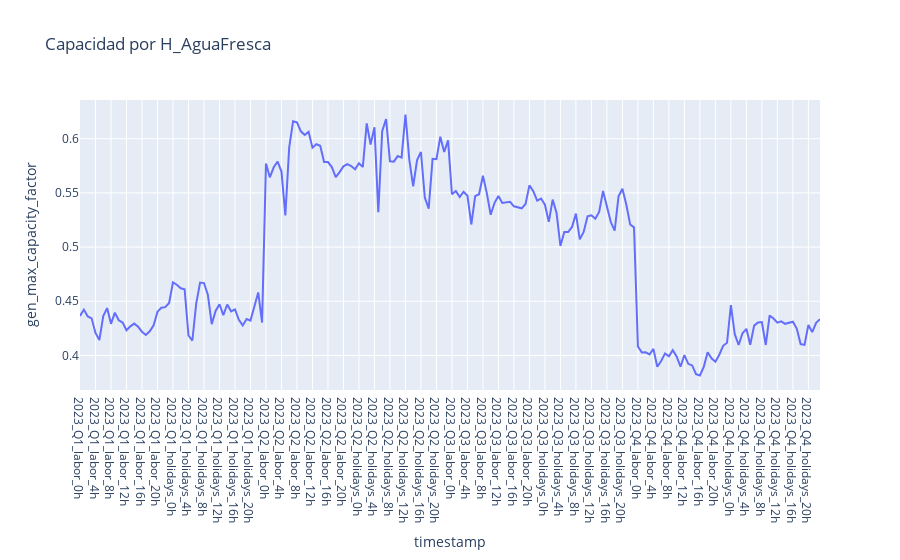

Notebook code for this chart:
### Code cell
import plotly.express as px
import pandas as pd
plot_hydro_cap = generation[generation['GENERATION_PROJECT'] == 'H_Amaime'].copy()
plot_hydro_cap = plot_hydro_cap.sort_values(by='timepoint_id')
plot_hydro_cap = plot_hydro_cap[plot_hydro_cap['timepoint_id'] <= 192]

timepoints = pd.read_csv(model_path+'timepoints.csv')

plot_gen_minor = pd.merge(
    plot_hydro_cap, timepoints,
    on='timepoint_id', how="inner")

fig = px.line(
    plot_gen_minor, 
    x='timestamp', y='gen_max_capacity_factor', title='Capacidad por H_AguaFresca'
)
fig.show()

### Figure 1 — Plotly figure (JSON) as saved in the notebook; plotly's stock layout.template omitted (floating-point values rounded to 4 significant figures; data arrays with more than 128 entries replaced by an {"elided": "..."} marker saying what was removed)
{"data": [{"hovertemplate": "timestamp=%{x}<br>gen_max_capacity_factor=%{y}<extra></extra>", "legendgroup": "", "line": {"color": "#636efa", "dash": "solid"}, "marker": {"symbol": "circle"}, "mode": "lines", "name": "", "orientation": "v", "showlegend": false, "type": "scatter", "x": {"elided": "192 str values"}, "xaxis": "x", "y": {"elided": "192 float values"}, "yaxis": "y"}], "layout": {"legend": {"tracegroupgap": 0}, "title": {"text": "Capacidad por H_AguaFresca"}, "xaxis": {"anchor": "y", "domain": [0, 1], "title": {"text": "timestamp"}}, "yaxis": {"anchor": "x", "domain": [0, 1], "title": {"text": "gen_max_capacity_factor"}}}}
